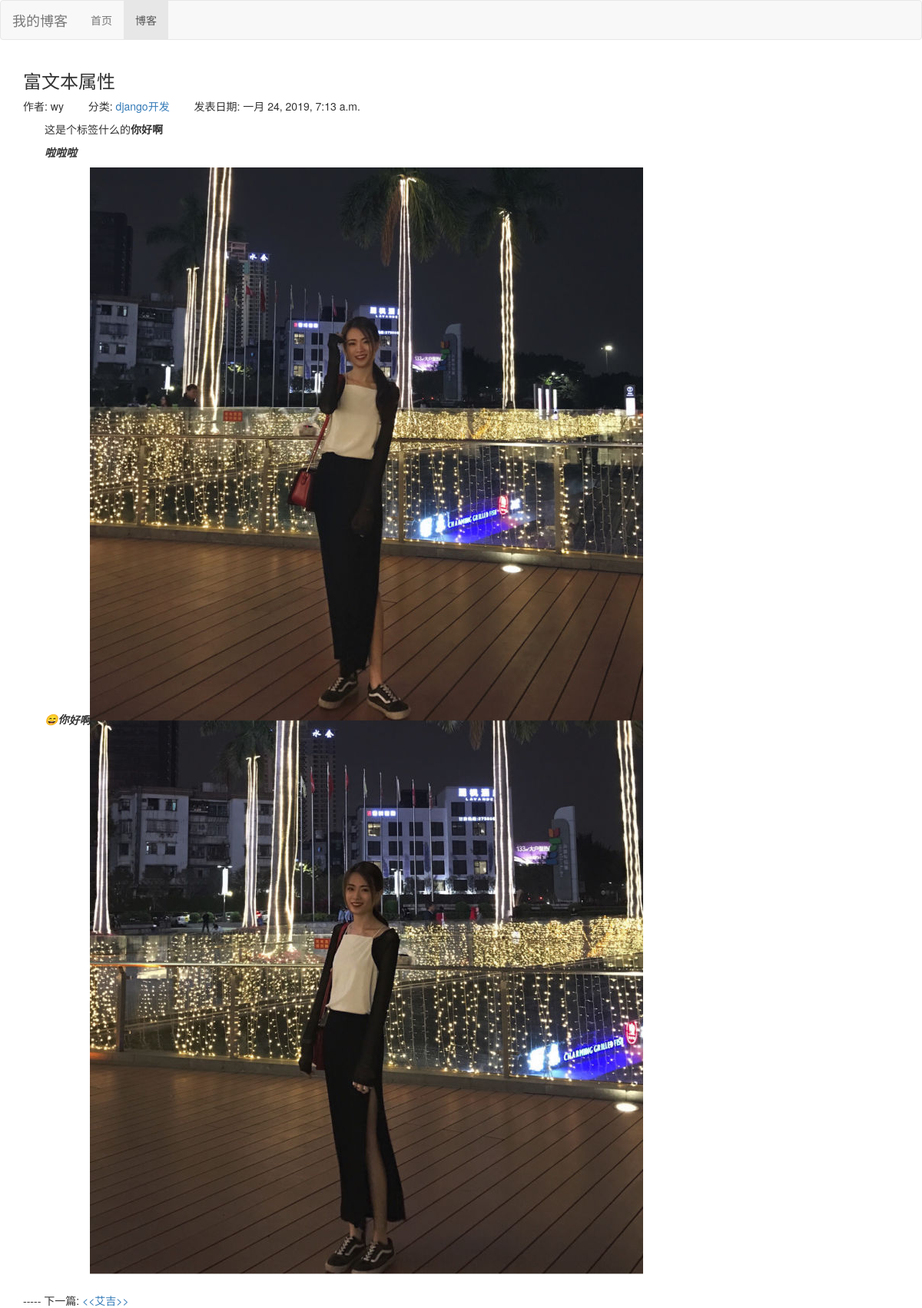
Page /blog/42 on the committed database.
### blog/models.py (models this page shows, shortened)
class Blog(models.Model, ReadNumExpand):
    title = models.CharField(max_length=50)
    blog_type = models.ForeignKey(BlogType, on_delete=models.DO_NOTHING)
    content = RichTextUploadingField()
    author = models.ForeignKey(User, on_delete=models.DO_NOTHING)
    create_time = models.DateTimeField(auto_now_add=True)
    last_updated_time = models.DateTimeField(auto_now=True)
    class Meta:
        ordering = ['-create_time']

class BlogType(models.Model):
    type_name = models.CharField(max_length =15)
    def __str__(self):
        return self.type_name

### blog/views.py (the view)
# urls.py: path('<int:blog_pk>', views.blog_detail, name="blog_detail"),
def blog_detail(requset, blog_pk):
    context = {}
    blog = get_object_or_404(Blog, pk=blog_pk)
    context['previous_blog'] = Blog.objects.filter(create_time__gt=blog.create_time).last()
    context['next_blog'] = Blog.objects.filter(create_time__lt=blog.create_time).first()
    context['blog'] = blog
    read_cookie_key = read_statistics_one_read(requset, blog)
    respose = render_to_response('blog/blog_detail.html', context)
    respose.set_cookie(read_cookie_key, 'true')
    return render_to_response('blog/blog_detail.html', context)

### read_record/utils.py (called while the page is built)
def read_statistics_one_read(request, obj):
    ct = ContentType.objects.get_for_model(obj)
    key = "%s_%s_read" % (ct.model, obj.pk)
    if not request.COOKIES.get(key):
        readnum, created = ReadNum.objects.get_or_create(content_type=ct, object_id=obj.pk)
        readnum.read_num += 1
        readnum.save()
        readnum_detail, created = ReadDetail.objects.get_or_create(content_type=ct, object_id=obj.pk, date=timezone.now().date())
        readnum_detail.read_num += 1
        readnum_detail.save()
    return key

### blog/templates/blog/blog_detail.html (shortened to what this page needs)
{%extends "base.html"%}
{% load staticfiles %}
{% block header_extends %}
<link rel="stylesheet" href="{% static 'blog/blog.css' %}">
{% endblock %}
{% block nav_blog_active %}
active
{% endblock %}
{% block content %}
<div class="container">
    <div class="row">
        <div class="col-xs-10 col-sm-10 col-md-10 col-lg-10">
            <h3>{{ blog.title }}</h3>
            <ul class="blog-info-description">
                <li>作者: {{ blog.author }}</li>
                <li>分类: <a href="{% url 'blog_with_type' blog.blog_type.pk %}">{{ blog.blog_type }}</a></li>
                <li>发表日期: {{ blog.create_time }}</li>
            </ul>
            <div class="blog-content">{{ blog.content|safe }}</div>
            <div class="blog-more">
                {% if next_blog %}
                ----- 下一篇: <a href="{% url 'blog_detail' next_blog.pk %}"><<{{ next_blog.title }}>></a>
                {% endif%}
            </div>
        </div>
    </div>
</div>
{% endblock %}

### static/base.css (style rules this page uses)
* { padding: 0; margin: 0; }

### blog/static/blog/blog.css (style rules this page uses)
div.blog-content { text-indent: 2em; }
ul.blog-info-description li { display: inline-block; margin-right: 2em; }
ul.blog-info-description { list-style: none; }
div.blog-more { padding-top: 1em; }

### rows in the picture
Blog: title "富文本属性", author "wy", blog_type "django开发", create_time "一月 24, 2019, 7:13 a.m.", content "这是个标签什么的 你好啊 啦啦啦 😄你 好啊", content (picture)
Blog: title "艾吉"
